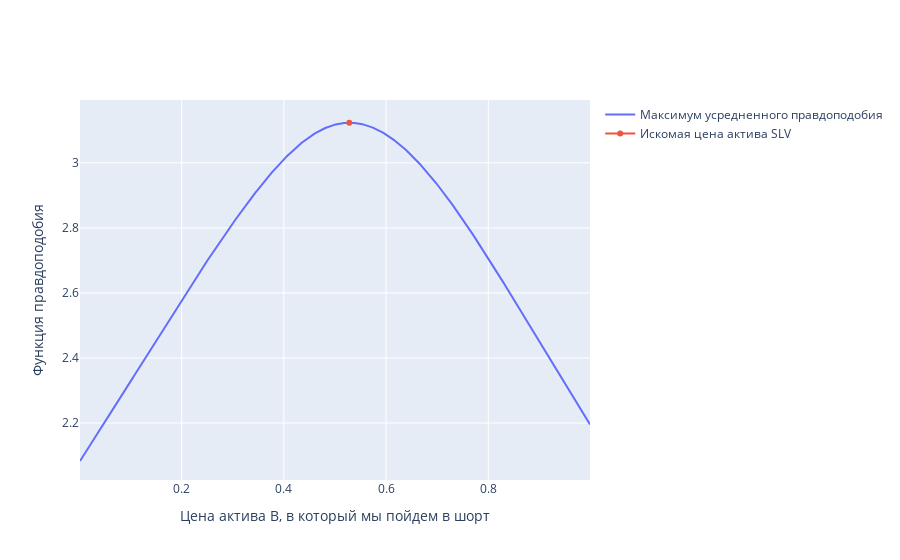

Notebook code for this chart:
### Code cell
fig = go.Figure(data=[
    go.Scatter(x=shares, y=average_likelhood, name='Максимум усредненного правдоподобия'),
    go.Scatter(x=[shares[np.argmax(average_likelhood)]], y=[np.max(average_likelhood)], name="Искомая цена актива SLV")
])
fig.update_xaxes(title="Цена актива B, в который мы пойдем в шорт")
fig.update_yaxes(title="Функция правдоподобия")
fig.show()
# Положим что мы идем в лонг по активу GLD в 1$. Функция показывает какую сумму мы должны в вложить в актив B(SLV)
# Чтобы параметры модели были такие, что она наибольшим образом соответствует модели Орнштейна-Уленбека

### Figure 1 — Plotly figure (JSON) as saved in the notebook; plotly's stock layout.template omitted (floating-point values rounded to 4 significant figures; data arrays with more than 128 entries replaced by an {"elided": "..."} marker saying what was removed)
{"data": [{"name": "Максимум усредненного правдоподобия", "type": "scatter", "x": {"elided": "999 float values"}, "y": {"elided": "999 float values"}}, {"name": "Искомая цена актива SLV", "type": "scatter", "x": [0.528], "y": [3.123]}], "layout": {"autosize": true, "xaxis": {"autorange": true, "range": [0.001, 0.999], "title": {"text": "Цена актива B, в который мы пойдем в шорт"}, "type": "linear"}, "yaxis": {"autorange": true, "range": [2.024, 3.207], "title": {"text": "Функция правдоподобия"}, "type": "linear"}}}
